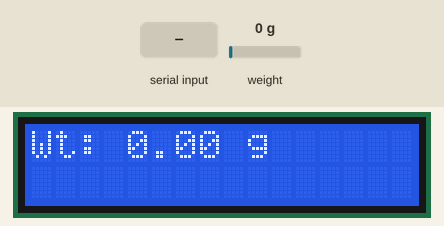
Recording of a sketch running on a simulated Arduino Uno, built with avr-gcc and run on an emulated ATmega328P. Parts: 16×2 character LCD. The test bench sets the inputs (shaded band); at power-on: weight on the scale 0 g. EEPROM starts erased; what the sketch prints to the serial monitor is not drawn.

Above: at 2.8 s.
2.9 s: "t\n" received over Serial
At 4.5 s:
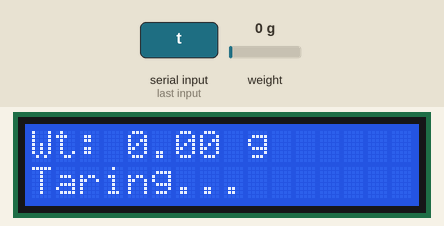
5.9 s: "c\n" received over Serial
At 6.8 s:
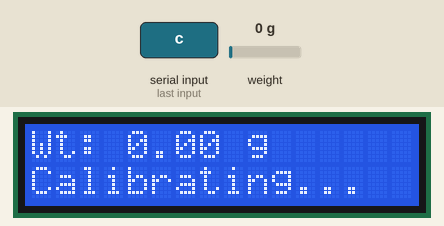
8.9 s: "w\n" received over Serial
At 10.6 s:
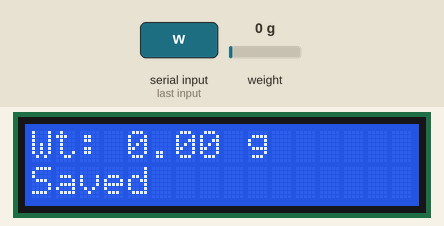
10.9 s: "r\n" received over Serial
At 12.5 s:
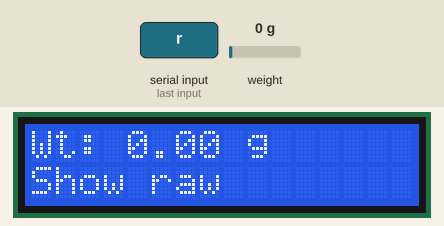
13.5 s: weight on the scale set to 100 g
At 14.04 s:
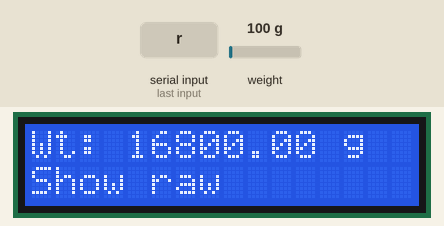
16.5 s: "m 90\n" received over Serial
At 16.75 s:
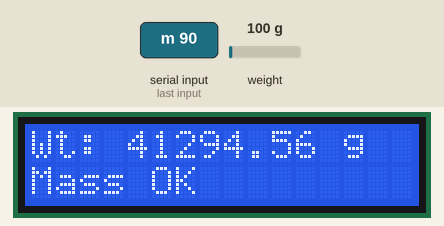
Timing chart, 0 to 19.5 s (numbered marks = the images above; inputs shaded):
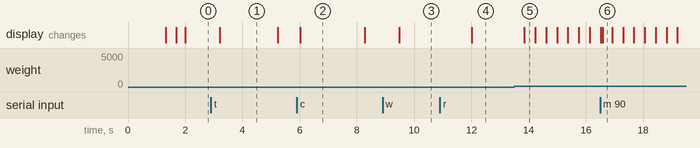

The sketch:

sketch_oct3a.ino
```cpp
/*
 * HX711 + 1602 I2C LCD (PCF8574)  — 持久化校正到 EEPROM + 平滑濾波
 * 指令：
 *   t        -> 去皮 (空盤時按)
 *   m <克數> -> 設定砝碼重量，例如: m 100
 *   c        -> 自動計算校正係數，並自動存到 EEPROM
 *   w        -> 立刻把目前的 scale/offset 再存一次到 EEPROM
 *   r        -> 顯示原始平均值(raw)與offset
 *   ?        -> 說明
 */

#include <HX711.h>
#include <Wire.h>
#include <LiquidCrystal_PCF8574.h>
#include <EEPROM.h>
#include <math.h>

// ====== LCD 設定 ======
#define LCD_ADDR 0x27                // 若無顯示改 0x3F
LiquidCrystal_PCF8574 lcd(LCD_ADDR);

// ====== HX711 腳位 ======
#define DT_PIN  6
#define SCK_PIN 5
HX711 scale;

// ====== 量測與校正參數 ======
float known_mass_g = 100.0f;     // 砝碼重量（g）
float calibration_factor = 1.0f; // 會從 EEPROM 覆蓋
const float DEAD_BAND = 0.05f;   // 小抖動 ±0.05 g 視為 0

// ====== 濾波用變數（新增） ======
float filtered_g = 0.0f;
bool  filtered_init = false;

// ====== EEPROM 內校正資料格式 ======
struct CalData {
  uint32_t magic;
  float    cal;
  long     offset;
};

const uint32_t CAL_MAGIC = 0xC011CA1u;
const int EEPROM_ADDR = 0;

bool eepromLoad(CalData &out) {
  EEPROM.get(EEPROM_ADDR, out);
  if (out.magic != CAL_MAGIC) return false;
  if (isnan(out.cal) || isinf(out.cal)) return false;
  return true;
}

void eepromSave(float cal, long offset) {
  CalData d;
  d.magic  = CAL_MAGIC;
  d.cal    = cal;
  d.offset = offset;
  EEPROM.put(EEPROM_ADDR, d);
}

// ====== 輔助函式 ======
void printHelp(){
  Serial.println(F("\n指令："));
  Serial.println(F("  t        -> 去皮 (空盤時按)"));
  Serial.println(F("  m <克數> -> 設定砝碼重量，例如: m 100"));
  Serial.println(F("  c        -> 自動計算校正係數（砝碼已放上時按）[自動存檔]"));
  Serial.println(F("  w        -> 將目前 scale/offset 寫入 EEPROM"));
  Serial.println(F("  r        -> 顯示原始平均值(raw)與offset"));
  Serial.println(F("  ?        -> 說明"));
}

void lcdSplash(){
  lcd.clear();
  lcd.setCursor(0,0); lcd.print("HX711 Scale");
  lcd.setCursor(0,1); lcd.print("DT=6  SCK=5");
  delay(1200);
}

void lcdShowMsg(const char* msg){
  lcd.setCursor(0,1);
  lcd.print("                ");
  lcd.setCursor(0,1);
  lcd.print(msg);
}

void setup() {
  Serial.begin(9600);

  // ---- LCD 初始化 ----
  lcd.begin(16, 2);
  lcd.setBacklight(255);
  lcdSplash();

  // ---- HX711 初始化 ----
  scale.begin(DT_PIN, SCK_PIN);

  // ---- EEPROM 校正載入 ----
  CalData d;
  if (eepromLoad(d)) {
    calibration_factor = d.cal;
    scale.set_scale(calibration_factor);
    scale.set_offset(d.offset);
    Serial.print(F("載入校正：cal=")); Serial.print(calibration_factor, 6);
    Serial.print(F(", offset=")); Serial.println(d.offset);
    lcdShowMsg("Cal loaded");
  } else {
    scale.set_scale(calibration_factor);
    Serial.println(F("未找到校正 → 請: t -> 放砝碼 -> m 100 -> c"));
    lcdShowMsg("No cal, do 'c'");
  }

  Serial.println(F("\n步驟：空盤 -> t 去皮 -> 放砝碼 -> m 100 -> c 校正"));
  printHelp();

  lcd.clear();
  lcd.setCursor(0,0); lcd.print("Wt: -----.-- g");
}

void loop() {

  // ====== 指令處理 ======
  if (Serial.available()){
    String s = Serial.readStringUntil('\n');
    s.trim();

    if (s == "t"){
      Serial.print(F("去皮中..."));
      lcdShowMsg("Taring...");
      scale.tare(20);
      Serial.println(F("OK"));
      lcdShowMsg("Tare OK");
    }
    else if (s.startsWith("m ")) {
      known_mass_g = s.substring(2).toFloat();
      Serial.print(F("砝碼重量 = "));
      Serial.print(known_mass_g,2);
      Serial.println(F(" g"));
      lcdShowMsg("Mass OK");
    }
    else if (s == "c") {
      Serial.println(F("計算校正係數...保持砝碼穩定"));
      lcdShowMsg("Calibrating...");
      delay(1200);

      long offset   = scale.get_offset();
      long rawNow   = scale.read_average(10);
      long rawDelta = rawNow - offset;

      if (known_mass_g <= 0.0f) {
        Serial.println(F("請先用 'm <克數>' 設定砝碼"));
        lcdShowMsg("Set m first!");
      } else {
        calibration_factor = (float)rawDelta / known_mass_g;
        scale.set_scale(calibration_factor);

        Serial.print(F("rawDelta=")); Serial.print(rawDelta);
        Serial.print(F(", cal=")); Serial.println(calibration_factor, 6);

        eepromSave(calibration_factor, scale.get_offset());
        Serial.println(F("已保存到 EEPROM"));
        lcdShowMsg("Cal saved");
        delay(800);
      }
    }
    else if (s == "w") {
      eepromSave(scale.get_scale(), scale.get_offset());
      Serial.println(F("已寫入 EEPROM"));
      lcdShowMsg("Saved");
    }
    else if (s == "r") {
      long raw = scale.read_average(10);
      Serial.print(F("raw="));    Serial.print(raw);
      Serial.print(F(", offset=")); Serial.println(scale.get_offset());
      lcdShowMsg("Show raw");
    }
    else if (s == "?") {
      printHelp();
      lcdShowMsg("Help");
    }
  }


  // ====== ★★★ 連續顯示克數（雙濾波 + 歸零） ★★★ ======

  // 第 1 層：HX711 10筆平均
  float g_raw = scale.get_units(3);

  // 第 2 層：指數平均（低通濾波）
  const float alpha = 0.4f;  // 0.05~0.2 可調
  if (!filtered_init) {
    filtered_g = g_raw;
    filtered_init = true;
  } else {
    filtered_g = alpha * g_raw + (1.0f - alpha) * filtered_g;
  }

  float g = filtered_g;

  // 第 3 層：微小抖動視為 0
  if (fabs(g) < DEAD_BAND) g = 0.0f;

  // Serial 顯示
  Serial.print("重量: ");
  Serial.print(g, 2);
  Serial.println(" g");

  // LCD 顯示
  lcd.setCursor(0,0);
  lcd.print("                ");
  lcd.setCursor(0,0);
  lcd.print("Wt: ");
  lcd.print(g, 2);
  lcd.print(" g");

  delay(50);
}
```

Measured:
- after the input at 2.9 s, the display: changes after 0.31 s (image 1)
- after the input at 5.9 s, the display: changes after 0.12 s (image 2)
- after the input at 8.9 s, the display: changes after 0.59 s (image 3)
- after the input at 10.9 s, the display: changes after 1.1 s (image 4)
- after the input at 13.5 s, the display: changes after 0.35 s (image 5)
- after the input at 16.5 s, the display: first differs from a run without the input after 0.09 s (image 6)
- what the display in image 1 shows lasts 2.0 s, from 3.2 s to 5.2 s
